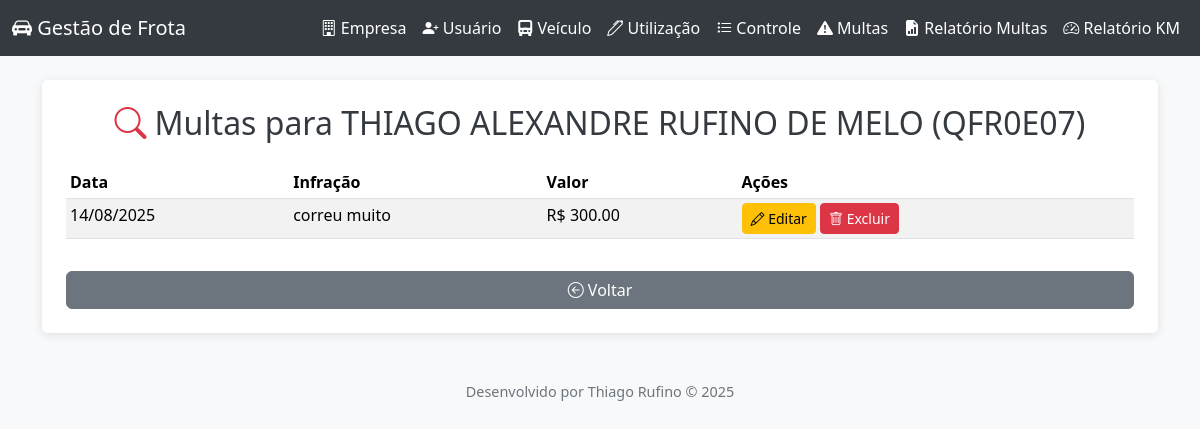
The app's page /consultar_multas_por_utilizacao/1 with its own data.
### app.py (models this page shows)
class Usuario(db.Model):
    id = db.Column(db.Integer, primary_key=True)
    nome = db.Column(db.String(100), nullable=False)
    cargo = db.Column(db.String(100), nullable=False)
    setor = db.Column(db.String(100), nullable=False)

class Veiculo(db.Model):
    id = db.Column(db.Integer, primary_key=True)
    marca_modelo = db.Column(db.String(100), nullable=False)
    placa = db.Column(db.String(10), nullable=False, unique=True)
    cor = db.Column(db.String(30), nullable=False)
    franquia_km = db.Column(db.Integer, default=2000)
    empresa_id = db.Column(db.Integer, db.ForeignKey('empresa.id'), nullable=False)
    empresa = db.relationship('Empresa')
    data_locacao = db.Column(db.Date, nullable=False)
    disponivel = db.Column(db.Boolean, default=True)

class Multa(db.Model):
    id = db.Column(db.Integer, primary_key=True)
    usuario_id = db.Column(db.Integer, db.ForeignKey('usuario.id'), nullable=True)
    veiculo_id = db.Column(db.Integer, db.ForeignKey('veiculo.id'), nullable=True)
    centro_custo = db.Column(db.String(100), nullable=True)
    unidade = db.Column(db.String(100), nullable=True)
    modalidade = db.Column(db.String(100), nullable=True)
    empresa_id = db.Column(db.Integer, db.ForeignKey('empresa.id'), nullable=True)
    placa = db.Column(db.String(10), nullable=False)
    mes_referencia = db.Column(db.String(7), nullable=True)
    infracao = db.Column(db.String(255), nullable=True)
    data_infracao = db.Column(db.Date, nullable=True)
    hora_infracao = db.Column(db.String(5), nullable=True)
    valor_termo_desc = db.Column(db.Float, nullable=True)
    desconto_realizado = db.Column(db.String(3), nullable=True) # 'Sim' ou 'Não'
    enviado_email_rh = db.Column(db.String(3), nullable=True) # 'Sim' ou 'Não'
    observacao = db.Column(db.Text, nullable=True)
    usuario = db.relationship('Usuario')
    veiculo = db.relationship('Veiculo')
    empresa = db.relationship('Empresa')

### app.py (the view)
@app.route('/consultar_multas_por_utilizacao/<int:utilizacao_id>')
def consultar_multas_por_utilizacao(utilizacao_id):
    utilizacao = db.session.get(Utilizacao, utilizacao_id)
    if not utilizacao:
        flash('Registro de utilização não encontrado.', 'danger')
        return redirect(url_for('controle_utilizacao'))
    multas = Multa.query.filter_by(usuario_id=utilizacao.usuario_id, veiculo_id=utilizacao.veiculo_id).order_by(Multa.data_infracao.desc()).all()
    return render_template('consultar_multas_por_utilizacao.html', utilizacao=utilizacao, multas=multas)

### templates/consultar_multas_por_utilizacao.html (shortened to what this page needs)
{% extends "base.html" %}
{% block content %}
<div class="row justify-content-center">
    <div class="col-md-12">
        <div class="card p-4">
            <h2 class="mb-4 text-center">
                <i class="bi bi-search text-danger me-2"></i>Multas para {{ utilizacao.usuario.nome }} ({{ utilizacao.veiculo.placa }})
            </h2>
            <div class="table-responsive">
                <table class="table table-striped table-hover table-sm">
                    <thead>
                        <tr>
                            <th>Data</th>
                            <th>Infração</th>
                            <th>Valor</th>
                            <th>Ações</th>
                        </tr>
                    </thead>
                    <tbody>
                        {% if multas %}
                            {% for multa in multas %}
                            <tr>
                                <td>{{ multa.data_infracao.strftime('%d/%m/%Y') if multa.data_infracao else '-' }}</td>
                                <td>{{ multa.infracao }}</td>
                                <td>R$ {{ "%.2f"|format(multa.valor_termo_desc) if multa.valor_termo_desc else '-' }}</td>
                                <td>
                                    <a href="{{ url_for('editar_multa', id=multa.id) }}" class="btn btn-sm btn-warning">
                                        <i class="bi bi-pencil"></i> Editar
                                    </a>
                                    <form action="{{ url_for('excluir_multa', id=multa.id) }}" method="POST" style="display:inline;">
                                        <button type="submit" class="btn btn-sm btn-danger" onclick="return confirm('Tem certeza que deseja excluir esta multa?')">
                                            <i class="bi bi-trash"></i> Excluir
                                        </button>
                                    </form>
                                </td>
                            </tr>
                            {% endfor %}
                        {% else %}
                            <tr>
                                <td colspan="4" class="text-center">Nenhuma multa encontrada para este registro.</td>
                            </tr>
                        {% endif %}
                    </tbody>
                </table>
            </div>
            <a href="{{ url_for('controle_utilizacao') }}" class="btn btn-secondary mt-3">
                <i class="bi bi-arrow-left-circle"></i> Voltar
            </a>
        </div>
    </div>
</div>
{% endblock %}

### templates/base.html (style rules this page uses)
body { background-color: #f8f9fa; }
.card { border: none; box-shadow: 0 2px 10px rgba(0,0,0,0.1); }
.btn-secondary { background-color: #6c757d; }
h1, h2 { color: #343a40; }

### records on screen
Usuario: usuario.nome "THIAGO ALEXANDRE RUFINO DE MELO"
Veiculo: veiculo.placa "QFR0E07"
Multa: data_infracao "14/08/2025", infracao "correu muito", valor_termo_desc "300.00"

### other values on screen
{{ 2025 }} "2025"
